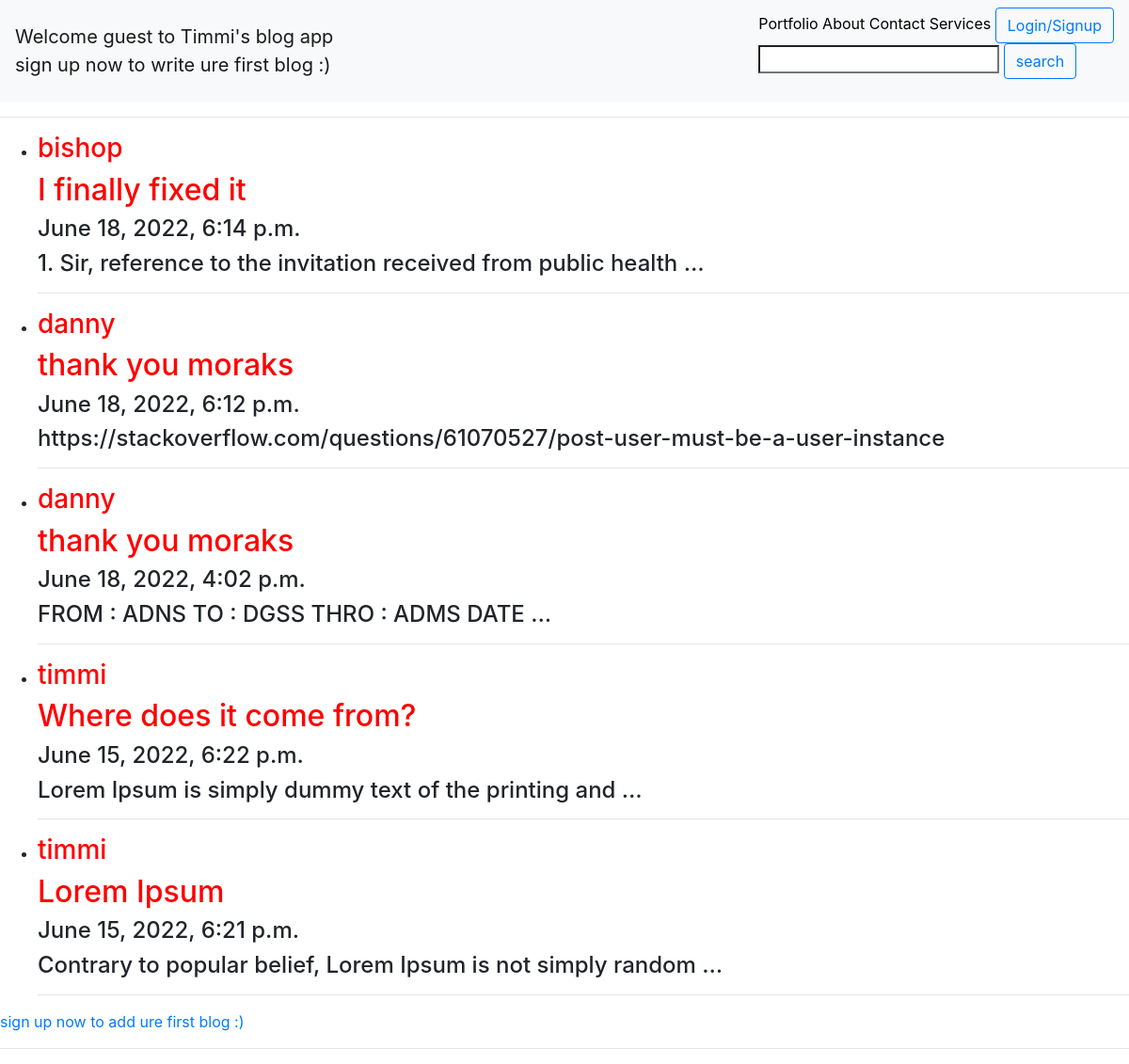
The page / on the database its author committed.
### myblogapp/models.py (models this page shows, shortened)
class Post(models.Model):
    user = models.ForeignKey(User, on_delete=models.CASCADE, null=True, blank=True                                                                                                                                                                                                                                                                                                                                                                                                                                                                                                                                                                                                                                                                                                                                                                                                                                                                                                                                                                                                                                                                                                                                                                                                                                                                                                                                                                                                                                                                                                                                                                                                                                                                                                                                                                                                                                                                                                                                                                                                                                                                                                                                                                                                                                                                                                                                                                                                                                                                                                                                                                                                                                                                                                                                                                                                                                                                                                                                                                                                                                                                                                                                                                                                                                                                                                                                                                                                                                                                                                                                                                                                                                                                                                                                                                                                                                                                                                                                                                                                                                                                                                                          )
    heading = models.CharField(max_length=1000, null=True, blank=True)
    body = models.TextField(max_length=1000000)
    time_created=models.DateTimeField(default=datetime.now, blank=True)

class User(AbstractUser):
    pass

### myblogapp/views.py (the view)
# urls.py: path('',views.index,name='index'),
def index(request):
    blog = Post.objects.all()
    return render(request, 'index.html',{'blog':blog})

### myblogapp/templates/index.html (shortened to what this page needs)
<!DOCTYPE html>
<html>
    <head>
    </head>
    <link rel="stylesheet" href="https://cdn.jsdelivr.net/npm/bootstrap@4.1.3/dist/css/bootstrap.min.css">
    <body>
        <nav class="navbar navbar-light bg-light">
            {% if user.is_authenticated %}
            <a class="navbar-brand" href="#">Welcome {{user.username}} to Timmi's blog app<br></a>
            {% else %}
            <a class="navbar-brand" href="#">Welcome guest to Timmi's blog app<br> sign up now to write ure first blog :)</a>
            {% endif %}
            <div id="navcontainer">
              <ul id="navlist">
              <a style=" text-decoration: none, ;color: black;" href="#">Portfolio</a>
              <a style=" text-decoration: none, ;color: black;"href="#">About</a>
              <a style=" text-decoration: none, ;color: black;"href="#">Contact</a>
              <a style=" text-decoration: none, ;color: black;"href="#">Services</a>
              {% if user.is_authenticated %}
              <a href="login"><button class="btn btn-outline-primary" type="submit">Logout</button></a>
              {% else %}
              <a href="signup"><button class="btn btn-outline-primary" type="submit">Login/Signup</button></a>
              {% endif %}
              <a><form method="POST" action="{% url 'search' %}">
                <input type="search" name="search">
                <button class="btn btn-outline-primary" type="submit">search</button>
              </form></a>
              </ul>
             </div>
          </nav>
        <hr>
{% block content %}
            {% for blog in blog reversed %}
                <ul>
                    <li>
                        <a style="text-decoration:none; color: red;" href="/posts/{{blog.id}}">
                            <h3>{{blog.user.username}}</h3>
                            <h2>{{blog.heading}}</h2>
                            </a>
                        <h4>{{blog.time_created}}</h4>
                        <h4>{{blog.body|truncatewords:10}}</h4>
                        <hr>
                    </li>
                </ul>
            {% endfor %}
            {% if user.is_authenticated %}
                <p><a href="user_blog">Want to add a blog?</a></p>           <p><a href="user_blog">make changes to ure blogs</a></p>
            {% else %}
                <p><a href="signup">sign up now to add ure first blog :)</a></p>
            {% endif %}
            {% endblock %}
        <hr>
    </body>
</html>

### myblogapp/templates/index.html (style rules this page uses)
h3 { color: red; }

### rows shown on the page
Post: user.username "bishop", heading "I finally fixed it", time_created "June 18, 2022, 6:14 p.m.", body "1. Sir, reference to the invitation received from public health …"
Post: user.username "danny", heading "thank you moraks", time_created "June 18, 2022, 6:12 p.m.", body "https://stackoverflow.com/questions/61070527/post-user-must-be-a-user-instance"
Post: user.username "danny", heading "thank you moraks", time_created "June 18, 2022, 4:02 p.m.", body "FROM : ADNS TO : DGSS THRO : ADMS DATE …"
Post: user.username "timmi", heading "Where does it come from?", time_created "June 15, 2022, 6:22 p.m.", body "Lorem Ipsum is simply dummy text of the printing and …"
Post: user.username "timmi", heading "Lorem Ipsum", time_created "June 15, 2022, 6:21 p.m.", body "Contrary to popular belief, Lorem Ipsum is not simply random …"
